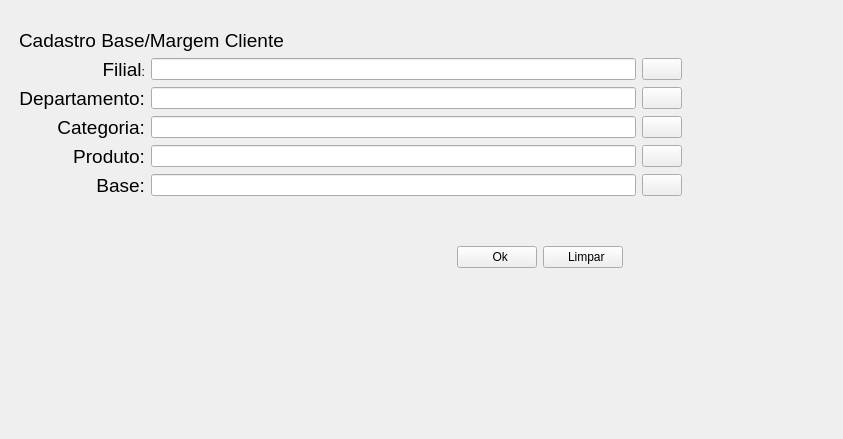
<?xml version="1.0" encoding="UTF-8"?>
<ui version="4.0">
 <class>Cadastro</class>
 <widget class="QWidget" name="Cadastro">
  <property name="geometry">
   <rect>
    <x>0</x>
    <y>0</y>
    <width>843</width>
    <height>439</height>
   </rect>
  </property>
  <property name="windowTitle">
   <string>Form</string>
  </property>
  <widget class="QStackedWidget" name="stRelatorio">
   <property name="geometry">
    <rect>
     <x>10</x>
     <y>20</y>
     <width>681</width>
     <height>300</height>
    </rect>
   </property>
   <property name="currentIndex">
    <number>0</number>
   </property>
   <widget class="QWidget" name="page">
    <layout class="QGridLayout" name="gridLayout_3">
     <item row="0" column="0">
      <widget class="QLabel" name="label">
       <property name="font">
        <font>
         <pointsize>14</pointsize>
        </font>
       </property>
       <property name="text">
        <string>Cadastro Base/Margem Cliente</string>
       </property>
      </widget>
     </item>
     <item row="1" column="0">
      <layout class="QGridLayout" name="gridLayout">
       <item row="2" column="1">
        <widget class="QLineEdit" name="lnCategoria">
         <property name="inputMask">
          <string/>
         </property>
        </widget>
       </item>
       <item row="4" column="2">
        <widget class="QPushButton" name="btBase">
         <property name="text">
          <string/>
         </property>
         <property name="icon">
          <iconset>
           <normaloff>../recursos/pesquisa.png</normaloff>../recursos/pesquisa.png</iconset>
         </property>
        </widget>
       </item>
       <item row="3" column="1">
        <widget class="QLineEdit" name="lnProduto">
         <property name="inputMask">
          <string/>
         </property>
        </widget>
       </item>
       <item row="3" column="0">
        <widget class="QLabel" name="lbProduto">
         <property name="text">
          <string>&lt;html&gt;&lt;head/&gt;&lt;body&gt;&lt;p align=&quot;right&quot;&gt;&lt;span style=&quot; font-size:14pt;&quot;&gt;Produto:&lt;/span&gt;&lt;/p&gt;&lt;/body&gt;&lt;/html&gt;</string>
         </property>
        </widget>
       </item>
       <item row="0" column="1">
        <widget class="QLineEdit" name="lnFilial">
         <property name="inputMask">
          <string/>
         </property>
        </widget>
       </item>
       <item row="4" column="0">
        <widget class="QLabel" name="lbBase">
         <property name="text">
          <string>&lt;html&gt;&lt;head/&gt;&lt;body&gt;&lt;p align=&quot;right&quot;&gt;&lt;span style=&quot; font-size:14pt;&quot;&gt;Base:&lt;/span&gt;&lt;/p&gt;&lt;/body&gt;&lt;/html&gt;</string>
         </property>
        </widget>
       </item>
       <item row="3" column="2">
        <widget class="QPushButton" name="btProduto">
         <property name="text">
          <string/>
         </property>
         <property name="icon">
          <iconset>
           <normaloff>../recursos/pesquisa.png</normaloff>../recursos/pesquisa.png</iconset>
         </property>
        </widget>
       </item>
       <item row="0" column="2">
        <widget class="QPushButton" name="btFilial">
         <property name="text">
          <string/>
         </property>
         <property name="icon">
          <iconset>
           <normaloff>../recursos/pesquisa.png</normaloff>../recursos/pesquisa.png</iconset>
         </property>
        </widget>
       </item>
       <item row="2" column="2">
        <widget class="QPushButton" name="btCategoria">
         <property name="text">
          <string/>
         </property>
         <property name="icon">
          <iconset>
           <normaloff>../recursos/pesquisa.png</normaloff>../recursos/pesquisa.png</iconset>
         </property>
        </widget>
       </item>
       <item row="1" column="0">
        <widget class="QLabel" name="lbDepartamento">
         <property name="text">
          <string>&lt;html&gt;&lt;head/&gt;&lt;body&gt;&lt;p align=&quot;right&quot;&gt;&lt;span style=&quot; font-size:14pt;&quot;&gt;Departamento:&lt;/span&gt;&lt;/p&gt;&lt;/body&gt;&lt;/html&gt;</string>
         </property>
        </widget>
       </item>
       <item row="0" column="0">
        <widget class="QLabel" name="lbFilial">
         <property name="text">
          <string>&lt;html&gt;&lt;head/&gt;&lt;body&gt;&lt;p align=&quot;right&quot;&gt;&lt;span style=&quot; font-size:14pt;&quot;&gt;Filial&lt;/span&gt;:&lt;/p&gt;&lt;/body&gt;&lt;/html&gt;</string>
         </property>
        </widget>
       </item>
       <item row="2" column="0">
        <widget class="QLabel" name="lbCategoria">
         <property name="text">
          <string>&lt;html&gt;&lt;head/&gt;&lt;body&gt;&lt;p align=&quot;right&quot;&gt;&lt;span style=&quot; font-size:14pt;&quot;&gt;Categoria:&lt;/span&gt;&lt;/p&gt;&lt;/body&gt;&lt;/html&gt;</string>
         </property>
        </widget>
       </item>
       <item row="1" column="2">
        <widget class="QPushButton" name="btDepartamento">
         <property name="text">
          <string/>
         </property>
         <property name="icon">
          <iconset>
           <normaloff>../recursos/pesquisa.png</normaloff>../recursos/pesquisa.png</iconset>
         </property>
        </widget>
       </item>
       <item row="4" column="1">
        <widget class="QLineEdit" name="lnBase">
         <property name="inputMask">
          <string/>
         </property>
        </widget>
       </item>
       <item row="1" column="1">
        <widget class="QLineEdit" name="lnDepartamento">
         <property name="inputMask">
          <string/>
         </property>
        </widget>
       </item>
      </layout>
     </item>
     <item row="2" column="0">
      <layout class="QGridLayout" name="gridLayout_2">
       <item row="0" column="1">
        <spacer name="verticalSpacer">
         <property name="orientation">
          <enum>Qt::Vertical</enum>
         </property>
         <property name="sizeHint" stdset="0">
          <size>
           <width>20</width>
           <height>18</height>
          </size>
         </property>
        </spacer>
       </item>
       <item row="0" column="3">
        <spacer name="verticalSpacer_2">
         <property name="orientation">
          <enum>Qt::Vertical</enum>
         </property>
         <property name="sizeHint" stdset="0">
          <size>
           <width>20</width>
           <height>18</height>
          </size>
         </property>
        </spacer>
       </item>
       <item row="1" column="0">
        <spacer name="horizontalSpacer">
         <property name="orientation">
          <enum>Qt::Horizontal</enum>
         </property>
         <property name="sizeHint" stdset="0">
          <size>
           <width>478</width>
           <height>20</height>
          </size>
         </property>
        </spacer>
       </item>
       <item row="1" column="1">
        <widget class="QPushButton" name="btSalvar">
         <property name="text">
          <string>  Ok</string>
         </property>
         <property name="icon">
          <iconset>
           <normaloff>../recursos/checked.png</normaloff>../recursos/checked.png</iconset>
         </property>
        </widget>
       </item>
       <item row="1" column="2">
        <spacer name="horizontalSpacer_2">
         <property name="orientation">
          <enum>Qt::Horizontal</enum>
         </property>
         <property name="sizeHint" stdset="0">
          <size>
           <width>18</width>
           <height>20</height>
          </size>
         </property>
        </spacer>
       </item>
       <item row="1" column="3" colspan="2">
        <widget class="QPushButton" name="btLimpar">
         <property name="text">
          <string>  Limpar</string>
         </property>
         <property name="icon">
          <iconset>
           <normaloff>../recursos/limpar.png</normaloff>../recursos/limpar.png</iconset>
         </property>
        </widget>
       </item>
       <item row="1" column="5">
        <spacer name="horizontalSpacer_3">
         <property name="orientation">
          <enum>Qt::Horizontal</enum>
         </property>
         <property name="sizeHint" stdset="0">
          <size>
           <width>98</width>
           <height>20</height>
          </size>
         </property>
        </spacer>
       </item>
       <item row="2" column="1">
        <spacer name="verticalSpacer_3">
         <property name="orientation">
          <enum>Qt::Vertical</enum>
         </property>
         <property name="sizeHint" stdset="0">
          <size>
           <width>20</width>
           <height>40</height>
          </size>
         </property>
        </spacer>
       </item>
       <item row="2" column="4">
        <spacer name="verticalSpacer_4">
         <property name="orientation">
          <enum>Qt::Vertical</enum>
         </property>
         <property name="sizeHint" stdset="0">
          <size>
           <width>20</width>
           <height>40</height>
          </size>
         </property>
        </spacer>
       </item>
      </layout>
     </item>
    </layout>
   </widget>
  </widget>
 </widget>
 <resources/>
 <connections>
  <connection>
   <sender>btLimpar</sender>
   <signal>clicked()</signal>
   <receiver>lnFilial</receiver>
   <slot>clear()</slot>
   <hints>
    <hint type="sourcelabel">
     <x>672</x>
     <y>338</y>
    </hint>
    <hint type="destinationlabel">
     <x>362</x>
     <y>130</y>
    </hint>
   </hints>
  </connection>
  <connection>
   <sender>btLimpar</sender>
   <signal>clicked()</signal>
   <receiver>lnDepartamento</receiver>
   <slot>clear()</slot>
   <hints>
    <hint type="sourcelabel">
     <x>686</x>
     <y>341</y>
    </hint>
    <hint type="destinationlabel">
     <x>371</x>
     <y>168</y>
    </hint>
   </hints>
  </connection>
  <connection>
   <sender>btLimpar</sender>
   <signal>clicked()</signal>
   <receiver>lnProduto</receiver>
   <slot>clear()</slot>
   <hints>
    <hint type="sourcelabel">
     <x>686</x>
     <y>338</y>
    </hint>
    <hint type="destinationlabel">
     <x>246</x>
     <y>239</y>
    </hint>
   </hints>
  </connection>
  <connection>
   <sender>btLimpar</sender>
   <signal>clicked()</signal>
   <receiver>lnBase</receiver>
   <slot>clear()</slot>
   <hints>
    <hint type="sourcelabel">
     <x>684</x>
     <y>345</y>
    </hint>
    <hint type="destinationlabel">
     <x>283</x>
     <y>278</y>
    </hint>
   </hints>
  </connection>
  <connection>
   <sender>btLimpar</sender>
   <signal>clicked()</signal>
   <receiver>lnCategoria</receiver>
   <slot>clear()</slot>
   <hints>
    <hint type="sourcelabel">
     <x>678</x>
     <y>331</y>
    </hint>
    <hint type="destinationlabel">
     <x>397</x>
     <y>211</y>
    </hint>
   </hints>
  </connection>
 </connections>
</ui>
